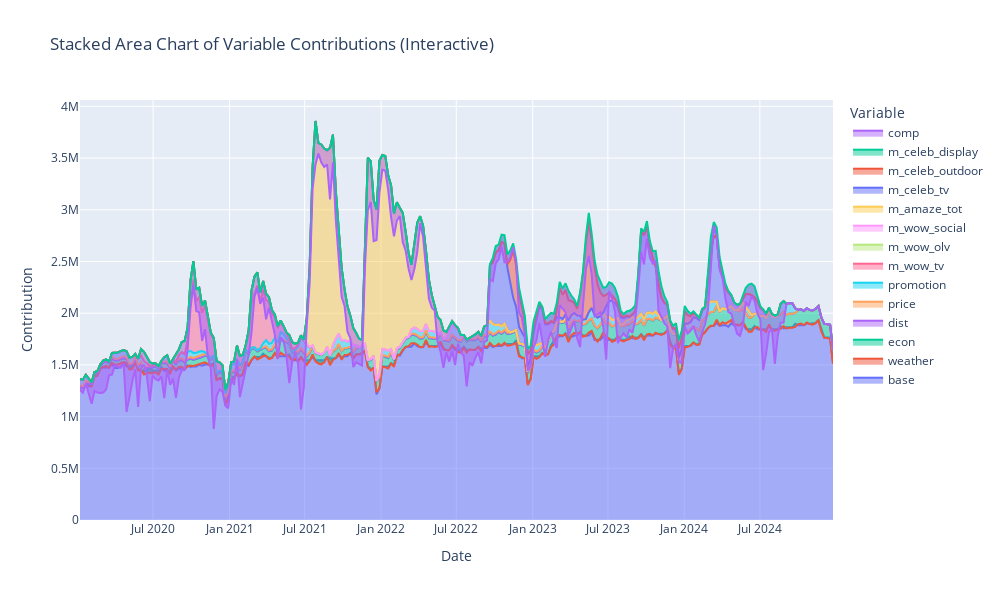

Source (notebook cell):
### Code cell
# Interactive stacked area chart of all variables in df_decomp_vol except model, model_og, diff using plotly
import plotly.graph_objects as go
exclude_cols = ['model', 'model_og', 'diff']
area_cols = [col for col in df_decomp_vol.columns if col not in exclude_cols]
fig = go.Figure()
for col in area_cols:
    fig.add_trace(go.Scatter(x=df_decomp_vol.index, y=df_decomp_vol[col], mode='lines', stackgroup='one', name=col))
fig.update_layout(title='Stacked Area Chart of Variable Contributions (Interactive)',
                  xaxis_title='Date', yaxis_title='Contribution',
                  legend_title='Variable',
                  hovermode='x unified',
                  height=600, width=1000)
fig.show()

### Figure 1 — Plotly figure (JSON) as saved in the notebook; plotly's stock layout.template omitted (floating-point values rounded to 4 significant figures; data arrays with more than 128 entries replaced by an {"elided": "..."} marker saying what was removed)
{"data": [{"mode": "lines", "name": "base", "stackgroup": "one", "type": "scatter", "x": {"elided": "260 str values"}, "y": {"elided": "260 float values"}}, {"mode": "lines", "name": "weather", "stackgroup": "one", "type": "scatter", "x": {"elided": "260 str values"}, "y": {"elided": "260 float values"}}, {"mode": "lines", "name": "econ", "stackgroup": "one", "type": "scatter", "x": {"elided": "260 str values"}, "y": {"elided": "260 float values"}}, {"mode": "lines", "name": "dist", "stackgroup": "one", "type": "scatter", "x": {"elided": "260 str values"}, "y": {"elided": "260 float values"}}, {"mode": "lines", "name": "price", "stackgroup": "one", "type": "scatter", "x": {"elided": "260 str values"}, "y": {"elided": "260 float values"}}, {"mode": "lines", "name": "promotion", "stackgroup": "one", "type": "scatter", "x": {"elided": "260 str values"}, "y": {"elided": "260 float values"}}, {"mode": "lines", "name": "m_wow_tv", "stackgroup": "one", "type": "scatter", "x": {"elided": "260 str values"}, "y": {"elided": "260 float values"}}, {"mode": "lines", "name": "m_wow_olv", "stackgroup": "one", "type": "scatter", "x": {"elided": "260 str values"}, "y": {"elided": "260 float values"}}, {"mode": "lines", "name": "m_wow_social", "stackgroup": "one", "type": "scatter", "x": {"elided": "260 str values"}, "y": {"elided": "260 float values"}}, {"mode": "lines", "name": "m_amaze_tot", "stackgroup": "one", "type": "scatter", "x": {"elided": "260 str values"}, "y": {"elided": "260 float values"}}, {"mode": "lines", "name": "m_celeb_tv", "stackgroup": "one", "type": "scatter", "x": {"elided": "260 str values"}, "y": {"elided": "260 float values"}}, {"mode": "lines", "name": "m_celeb_outdoor", "stackgroup": "one", "type": "scatter", "x": {"elided": "260 str values"}, "y": {"elided": "260 float values"}}, {"mode": "lines", "name": "m_celeb_display", "stackgroup": "one", "type": "scatter", "x": {"elided": "260 str values"}, "y": {"elided": "260 float values"}}, {"mode": "lines", "name": "comp", "stackgroup": "one", "type": "scatter", "x": {"elided": "260 str values"}, "y": {"elided": "260 float values"}}], "layout": {"height": 600, "hovermode": "x unified", "legend": {"title": {"text": "Variable"}}, "title": {"text": "Stacked Area Chart of Variable Contributions (Interactive)"}, "width": 1000, "xaxis": {"title": {"text": "Date"}}, "yaxis": {"title": {"text": "Contribution"}}}}
